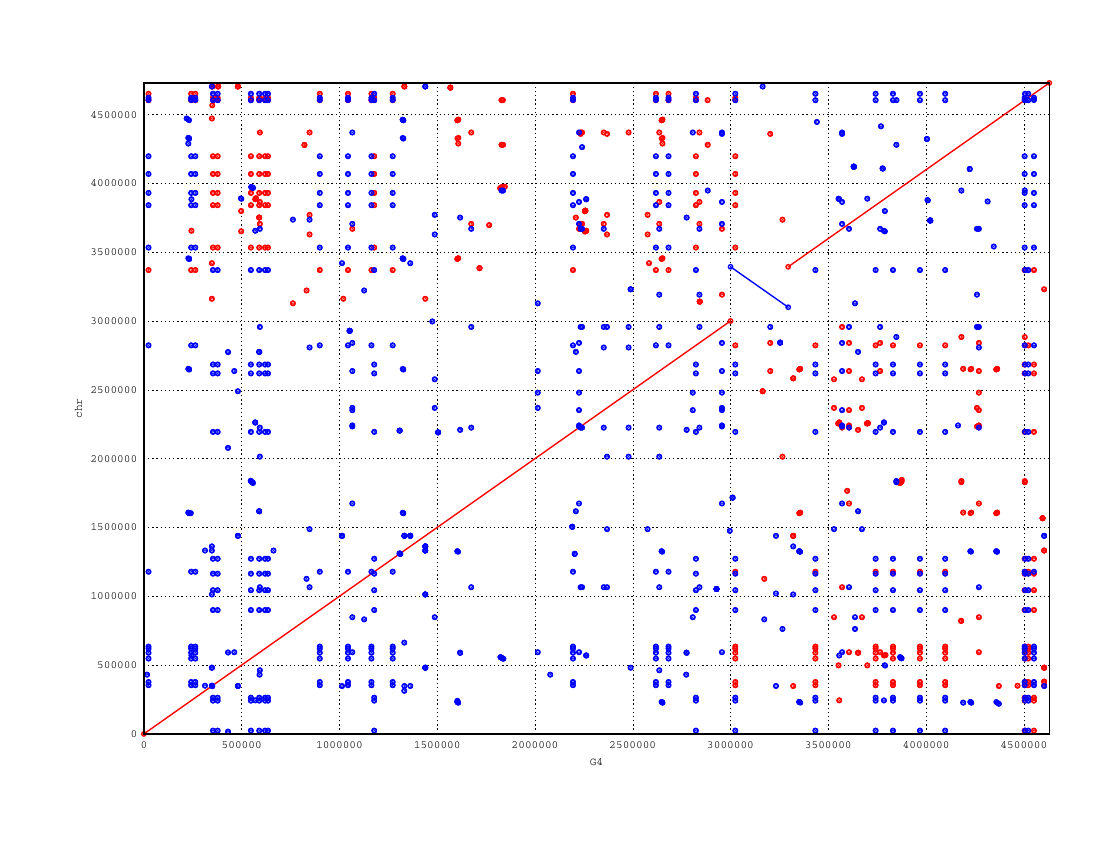

Generate this figure with gnuplot:
set terminal postscript color solid "Courier" 8
set output "out.ps"
set size 1,1
set grid
unset key
set border 15
set tics scale 0
set xlabel "G4"
set ylabel "chr"
set format "%.0f"
set mouse format "%.0f"
set mouse mouseformat "[%.0f, %.0f]"
set mouse clipboardformat "[%.0f, %.0f]"
set xrange [1:4629812]
set yrange [1:4728920]
set style line 1  lt 1 lw 2 pt 6 ps 0.5
set style line 2  lt 3 lw 2 pt 6 ps 0.5
set style line 3  lt 2 lw 2 pt 6 ps 0.5
plot \
 "out.fplot" title "FWD" w lp ls 1, \
 "out.rplot" title "REV" w lp ls 2
